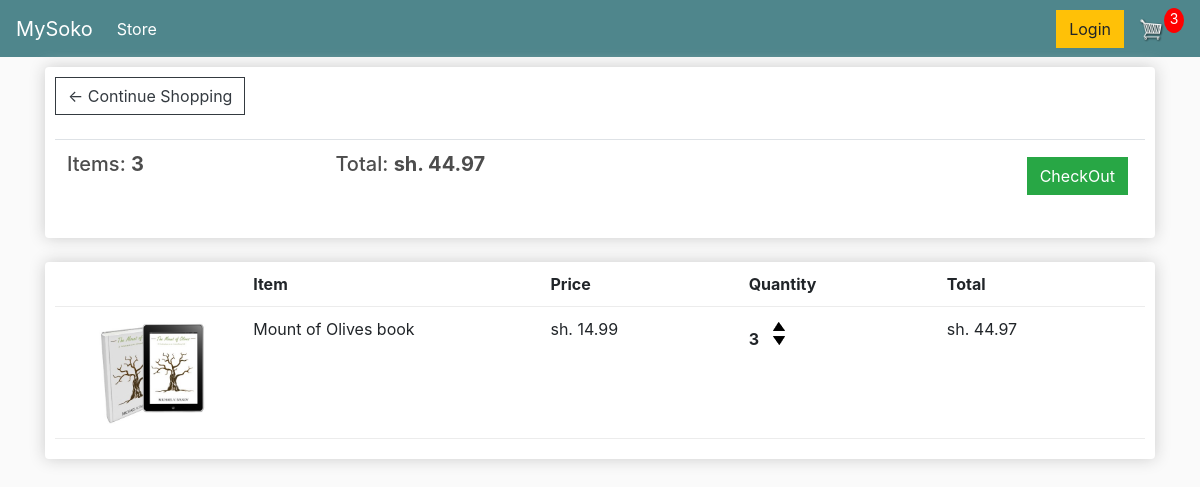
The page /cart/ (signed in) on the database as committed earlier.
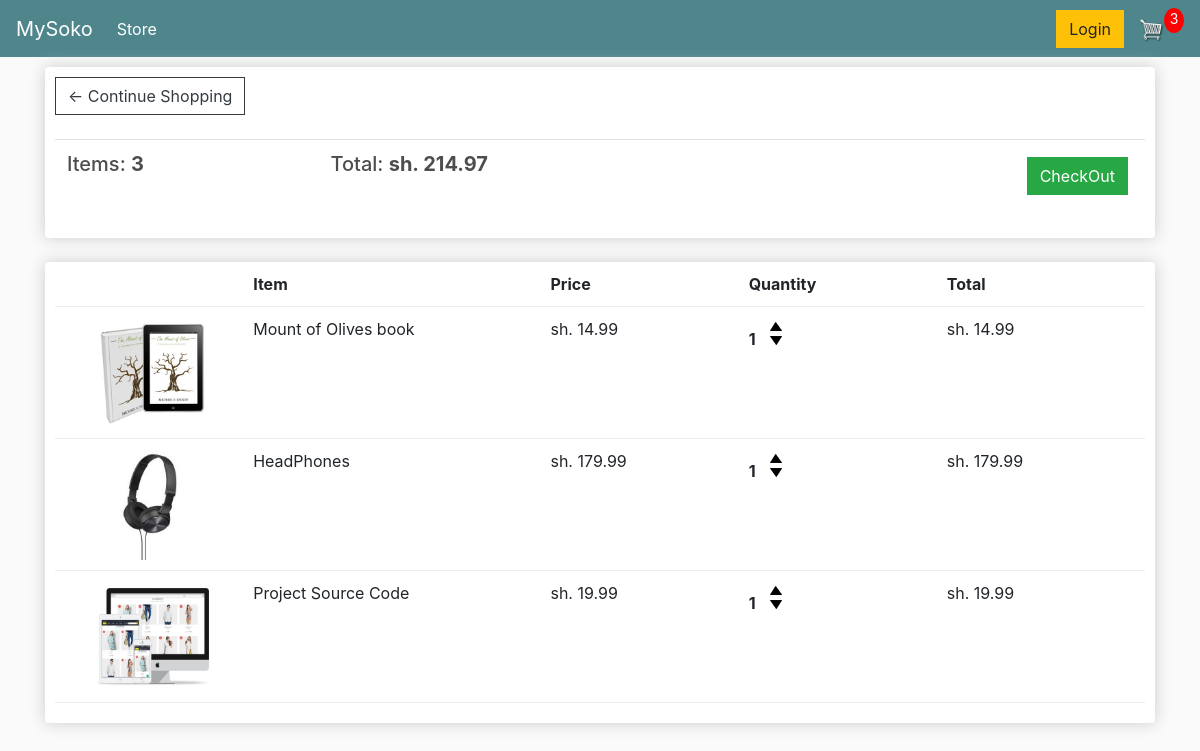
The same page on the database as committed later.
### store/models.py (models this page shows, shortened)
class Order(models.Model):
    customer = models.ForeignKey(Customer, on_delete=models.SET_NULL, null=True, blank=True )
    date_ordered = models.DateTimeField(auto_now_add=True)
    complete = models.BooleanField(default=True)
    transaction_id = models.CharField(max_length=100, null=True)
    @property
    def get_cart_total(self):
        orderitems = self.orderitem_set.all()
        total = sum([item.get_total for item in orderitems])
        return total
    @property
    def get_cart_items(self):
        orderitems = self.orderitem_set.all()
        total = sum([item.quantity for item in orderitems])
        return total

class OrderItem(models.Model):
    product = models.ForeignKey(Product, on_delete=models.SET_NULL, null=True)
    order = models.ForeignKey(Order, on_delete=models.SET_NULL, null=True)
    quantity = models.IntegerField(default=0, null=True, blank=True)
    date_added = models.DateTimeField(auto_now_add=True)
    @property
    def get_total(self):
        total = self.product.price * self.quantity
        return total

class Product(models.Model):
    name = models.CharField(max_length=200)
    price = models.DecimalField(max_digits=7, decimal_places=2)
    digital = models.BooleanField(default=False, null=True, blank=True)
    product_image = models.ImageField(default='placeholder.png',null=True, blank=True)

### store/views.py (the view)
# urls.py: path('cart/', views.cart, name='cart'),
def cart(request):
    data = cartData(request)
    cartItems = data['cartItems']
    order = data['order']
    items = data['items']
    context ={ 'items': items, 'order':order, 'cartItems': cartItems}
    return render(request,'store/cart.html',context)

### store/utils.py (called while the page is built)
def cartData(request):
    if request.user.is_authenticated:
        customer = request.user.customer
        order, created = Order.objects.get_or_create(customer=customer, complete=False)
        items = order.orderitem_set.all()
        cartItems = order.get_cart_items
    else:
        cookieData = cookieCart(request)
        cartItems = cookieData['cartItems']
        order = cookieData['order']
        items = cookieData['items']
    return  {'cartItems': cartItems, 'order':order, 'items':items}

### store/templates/store/cart.html
{% extends 'store/main.html' %}
{% load static %}
{% block content %}
    <div class="row">
        <div class="col-lg-12">
            <div class="box-element">
                <a class="btn btn-outline-dark" href="{% url 'store' %}">&#x2190; Continue Shopping</a>
                <br>
                <br>
                <table class="table">
                   <tr>
                       <th><h5>Items: <strong>{{ order.get_cart_items }}</strong></h5></th>
                       <th><h5>Total: <strong>sh. {{ order.get_cart_total | floatformat:2 }}</strong></h5></th>
                       <th>
                           <a style="float: right;margin: 5px;" class="btn btn-success" href="{% url 'check-out' %}">CheckOut</a>
                       </th>
                   </tr>
                </table>
            </div>
            <br>
            <div class="box-element">
                <div class="cart-row">
                    <div style="flex:2"></div>
                    <div style="flex:3"><strong>Item</strong></div>
                    <div style="flex:2"><strong>Price</strong></div>
                    <div style="flex:2"><strong>Quantity</strong></div>
                    <div style="flex:2"><strong>Total</strong></div>
                </div>
                {% for item in items %}
                <div class="cart-row">
                    <div style="flex:2"><img class="row-image" src="{{ item.product.product_image.url }}" alt=""></div>
                    <div style="flex:3">{{ item.product.name }}</div>
                    <div style="flex:2">sh. {{ item.product.price|floatformat:2}}</div>
                    <div style="flex:2">
                        <p class="quantity">{{ item.quantity }}</p>
                        <div class="quantity">
                            <img data-product="{{ item.product.id }}" data-action="add" class="chg-quantity update-cart" src="{% static 'images/arrow-up.png' %}" alt="">
                            <img data-product="{{ item.product.id }}" data-action="remove" class="chg-quantity update-cart" src="{% static 'images/arrow-down.png' %}" alt="">
                        </div>
                    </div>
                    <div style="flex:2">sh. {{ item.get_total| floatformat:2 }}</div>
                </div>
                {% endfor %}
            </div>
        </div>
    </div>
{% endblock content %}

### store/templates/store/main.html (shortened to what this page needs)
<!DOCTYPE html>
{% load static %}
<html lang="en">
<head>
    <link rel="stylesheet" type="text/css"  href="{% static 'css/main.css' %}" rel="stylesheet">
    <link rel="stylesheet" type="text/css" href="{% static 'css/bootstrap/css/bootstrap.css' %}" rel="stylesheet">
    <link rel="stylesheet" type="text/css"  href="{% static 'css/bootstrap/css/bootstrap.min.css' %}" rel="stylesheet">
    <link rel="stylesheet" type="text/css" href="{% static 'css/main.css'%}">
</head>
<body>
        <nav class="navbar navbar-expand-lg navbar-dark bg-dark">
          <a class="navbar-brand" href="{% url 'store' %}">MySoko</a>
          <div class="collapse navbar-collapse" id="navbarSupportedContent">
            <ul class="navbar-nav mr-auto">
              <li class="nav-item active">
                <a class="nav-link" href="{% url 'store' %}">Store <span class="sr-only">(current)</span></a>
              </li>
            </ul>
            <div class="form-inline my-2 my-lg-0">
                <a href="#"class="btn btn-warning">Login</a>
                <a href="{% url 'cart' %}">
                    <img  id="cart-icon" src="{% static 'images/cart.png' %}" >
                </a>
                <p id="cart-total">{{ cartItems }}</p>
            </div>
          </div>
        </nav>
    <div class="container">
        {% block content %}
        {% endblock content%}
    </div>
</body>
</html>

### static/css/main.css (style rules this page uses)
body { background-color: hsl(0, 0%, 98%); }
h1,h2,h3,h4,h5,h6 { color:hsl(0, 0%, 30%); }
.box-element { box-shadow:hsl(0, 0%, 80%) 0 0 16px; background-color: #fff; border-radius: 4px; padding: 10px; }
.bg-dark { background-color: #4f868c!important; }
#cart-icon { width:25px; display: inline-block; margin-left: 15px; }
#cart-total { display: block; text-align: center; color:#fff; background-color: red; width: 20px; height: 25px; border-radius: 50%; font-size: 14px; }
.col-lg-4, .col-lg-6, .col-lg-8, .col-lg-12 { margin-top: 10px; }
.btn { border-radius: 0; }
.row-image { width: 100%; }
.cart-row { display: flex; align-items: flex-stretch; padding-bottom: 10px; margin-bottom: 10px; border-bottom: 1px solid #ececec; }
.quantity { display: inline-block; font-weight: 700; padding-right:10px; }
.chg-quantity { width: 12px; cursor: pointer; display: block; margin-top: 5px; transition:.1s; }

Rows that differ between the two databases and show on the page:
changed Order: get_cart_total "44.97" → "214.97"
changed OrderItem "Mount of Olives book": quantity "3" → "1"; get_total "44.97" → "14.99"
added OrderItem: product.product_image (picture), product.name "HeadPhones", product.price "179.99", quantity "1", get_total "179.99"
added OrderItem: product.product_image (picture), product.name "Project Source Code", product.price "19.99", quantity "1", get_total "19.99"
